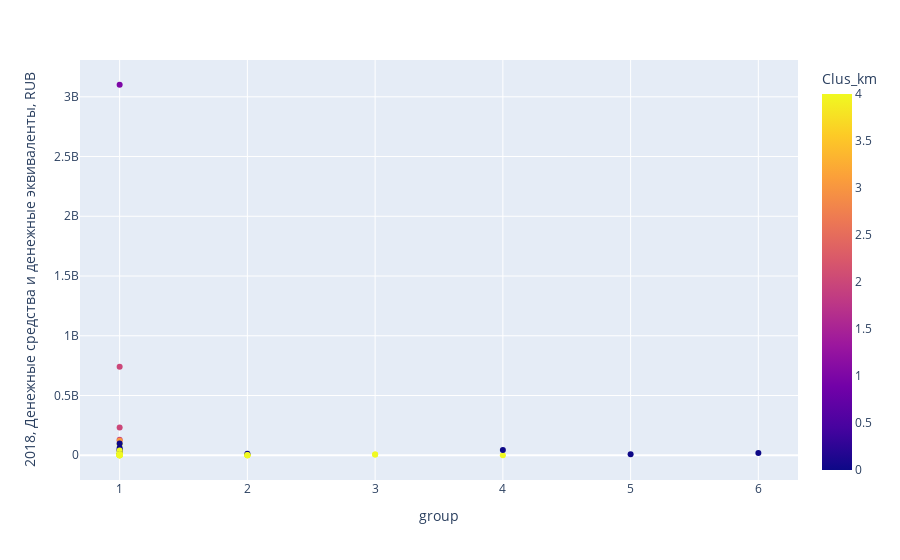

The cell this chart's notebook holds for it:
### Code cell
fig = px.scatter(year_2018, x="group", y="2018, Денежные средства и денежные эквиваленты, RUB", color="Clus_km")
fig.show()

### Figure 1 — Plotly figure (JSON) as saved in the notebook; plotly's stock layout.template omitted (floating-point values rounded to 4 significant figures)
{"data": [{"hovertemplate": "group=%{x}<br>2018, Денежные средства и денежные эквиваленты, RUB=%{y}<br>Clus_km=%{marker.color}<extra></extra>", "legendgroup": "", "marker": {"color": [4, 4, 4, 4, 0, 4, 4, 4, 4, 4, 4, 4, 4, 4, 2, 0, 2, 3, 0, 2, 0, 4, 4, 4, 0, 4, 4, 4, 4, 0, 4, 4, 4, 4, 0, 4, 0, 4, 4, 4, 4, 4, 4, 4, 4, 1, 4, 4, 4, 4, 4, 4, 4, 0], "coloraxis": "coloraxis", "symbol": "circle"}, "mode": "markers", "name": "", "orientation": "v", "showlegend": false, "type": "scatter", "x": [1, 1, 1, 1, 1, 1, 1, 1, 2, 3, 1, 1, 1, 1, 1, 1, 1, 1, 6, 1, 1, 2, 1, 2, 5, 1, 1, 1, 1, 1, 1, 1, 3, 2, 2, 1, 1, 1, 1, 1, 2, 1, 1, 1, 1, 1, 4, 1, 1, 2, 1, 1, 1, 4], "xaxis": "x", "y": [20352000, 553000, 3440000, 92619000, 60529000, 11422000, 5921000, 12762000, 351000, 6295000, 5000, 31487000, 5984000, 3252000, 129501000, 39025000, 739970000, 120961000, 19278000, 231875000, 47478000, 118000, 333000, 1609000, 9167000, 215000, 2441000, 1817000, 2301000, 99264000, 39159000, 11730000, 5510000, 614000, 11565000, 2265000, 8805000, 4795000, 7036000, 4608000, 347000, 8221000, 579000, 5731000, null, 3100766000, 482000, 868000, 486000, 1689000, 815000, 1419000, 2083000, 44655000], "yaxis": "y"}], "layout": {"coloraxis": {"colorbar": {"title": {"text": "Clus_km"}}, "colorscale": [[0, "#0d0887"], [0.1111, "#46039f"], [0.2222, "#7201a8"], [0.3333, "#9c179e"], [0.4444, "#bd3786"], [0.5556, "#d8576b"], [0.6667, "#ed7953"], [0.7778, "#fb9f3a"], [0.8889, "#fdca26"], [1, "#f0f921"]]}, "legend": {"tracegroupgap": 0}, "margin": {"t": 60}, "xaxis": {"anchor": "y", "domain": [0, 1], "title": {"text": "group"}}, "yaxis": {"anchor": "x", "domain": [0, 1], "title": {"text": "2018, Денежные средства и денежные эквиваленты, RUB"}}}}
